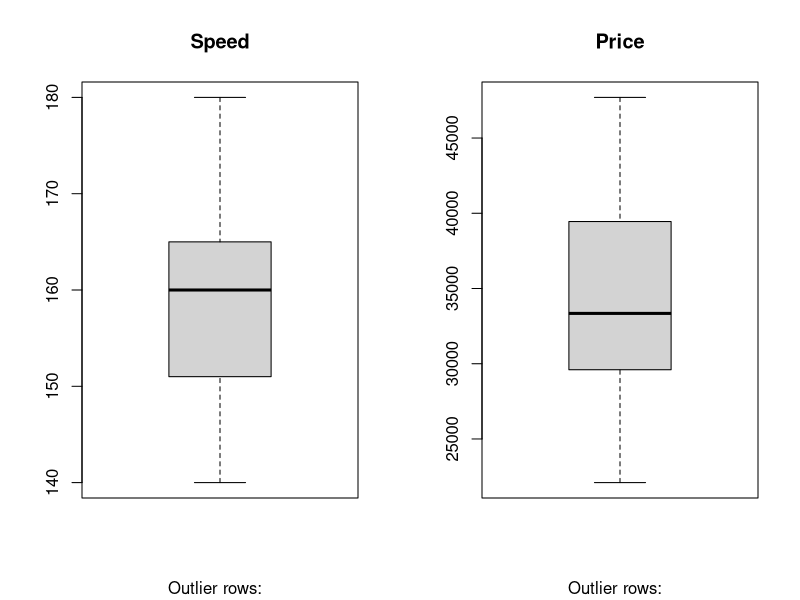
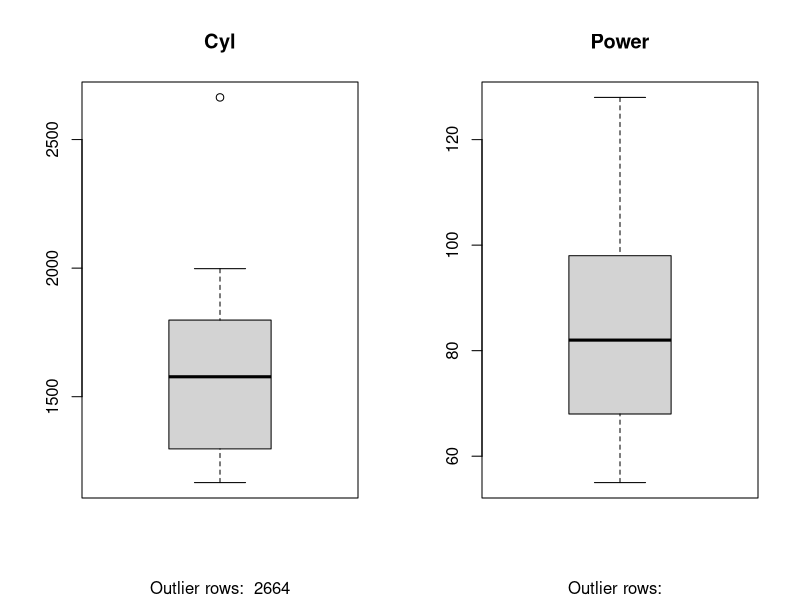
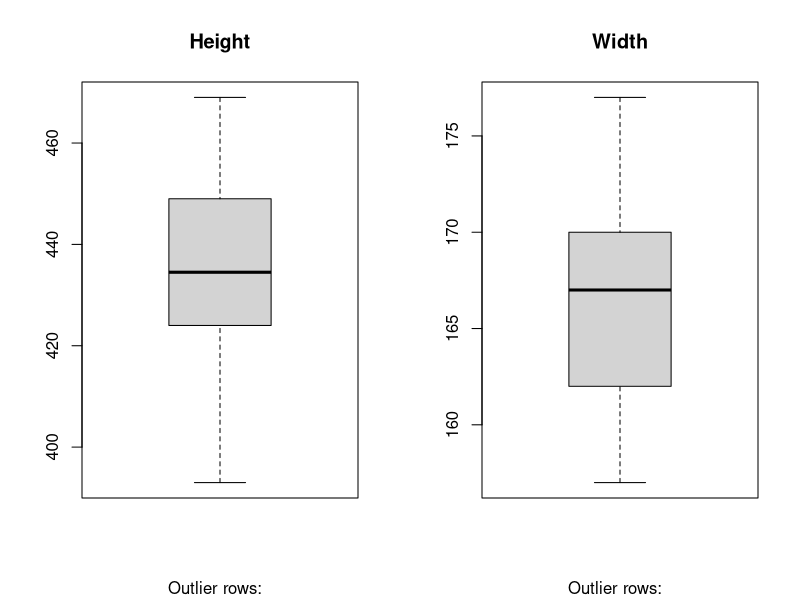
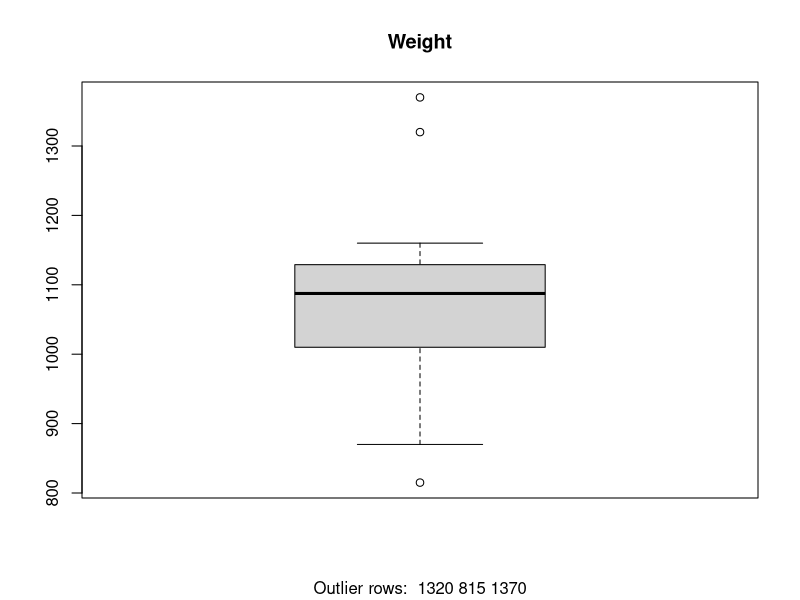
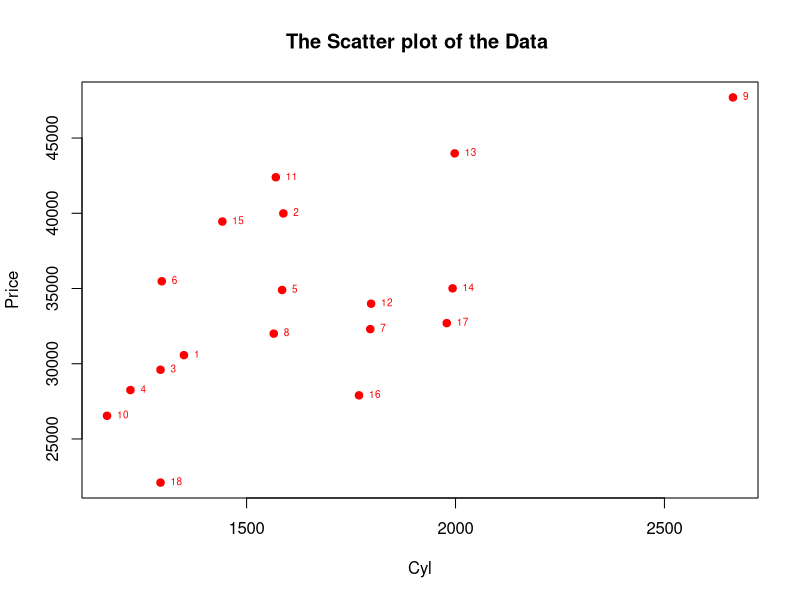
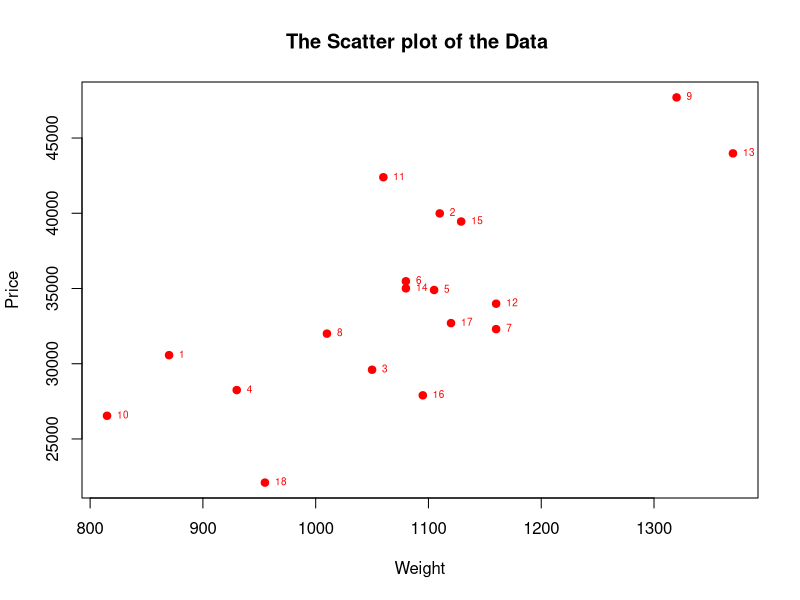
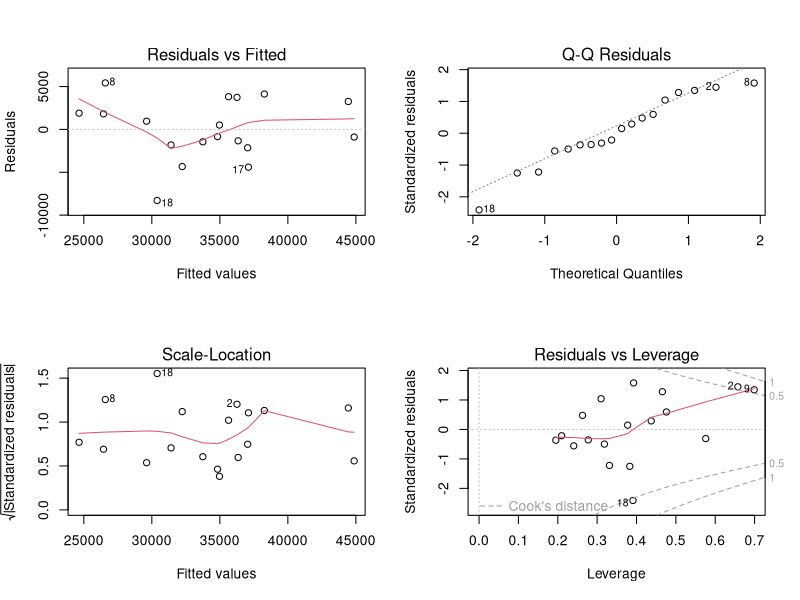
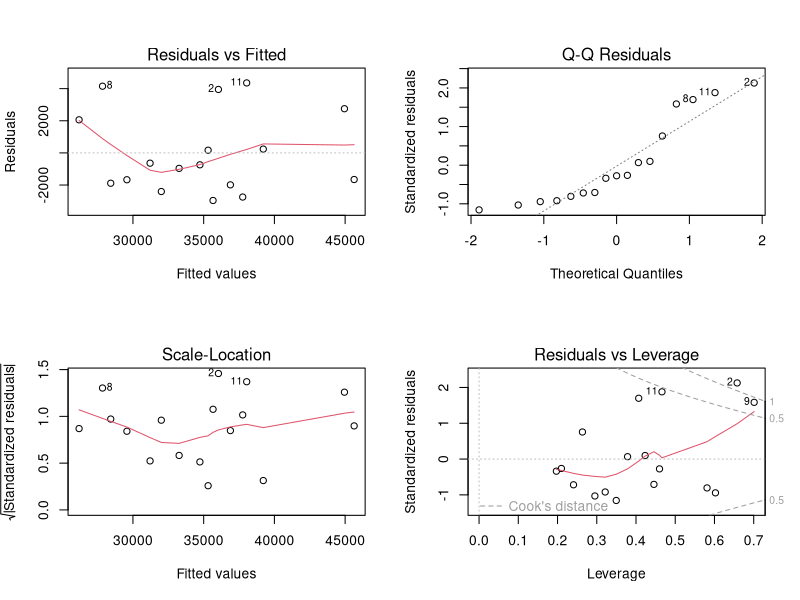

Write the R code that produced these figures, in order.
#--------------------------------------------------------------------------------------------------------------------
#					 Estimating the price of car 
# The goal here is to establish a mathematical equation for
# the price of a car as a function of "Cyl", "Power", "Height", "Width", "Weight" and "Speed"
# so you can use it to predict "price" 
# when only the proprieties above of the car is known.
# You will find the data in a file called "car_data.txt".
# We propose to study the relation between the price of a car and the following variables:
# cylinder, power, Height, width, weight and speed of 18 cars.
# You will find the data in a file called "car_data.txt".
#--------------------------------------------------------------------------------------------------------------------

# 1) Preparing the data
#------------------------------------------------------------------------------

# a) Choosing Working Directory
#------------------------------------------------------------------------------
# Define your directory : It's the place(file) where you can find your data.
# For example if your file "car_data.txt" is on your Desktop, then Desktop is your directory.
# In order ot choose your Directory, go to Toolbar: "Session" --> "Set Working Directory"-->"Choose Directory" 
# and select the desired file.


# b) Importation of the data "car_data.txt"
#------------------------------------------------------------------------------
# The extention of this data is ".txt" so the function used to read the data is "read.table".
# The parameters of this functions used here are two
# 1) The name of the data file which must be found in the directory your on. In this case "car_data.txt".
# 2) The parameter "header" to determine whether the first line of the table is the table's header or not.
#    In this case, "header =T" or "header=TRUE". 
getwd()
setwd("C:/Users/keven/Desktop/regression")

car = read.table("car_data.txt", header=T) 

# You can see now in the "Global Environment" on the left your data
# In order to see the table content, you can click on the data and a new tab will open.
# You can see that our sample has 18 observations and 9 variables.
# The variables that we are going to choose are, as mentioned, price and power.

# c) Getting to know your data
#------------------------------------------------------------------------------
# In order to see your variables you can use the function summary 

dim(car)
n=dim(car)[1]
p=dim(car)[2]
summary(car$Power)
summary(car)

# c) Plotting the data
#------------------------------------------------------------------------------
# We are using Price as the response variable and each variable as the regressors
# We can have an idea on how the price is explained by each variable and locate suspected outliers

# Box plot 
par(mfrow=c(1, 2))  # divide graph area in 2 columns
boxplot(car$Speed, main="Speed", sub=paste("Outlier rows: ", boxplot.stats(car$Speed)$out)) 
boxplot(car$Price, main="Price", sub=paste("Outlier rows: ", boxplot.stats(car$Price)$out))  
boxplot(car$Cyl, main="Cyl", sub=paste("Outlier rows: ", boxplot.stats(car$Cyl)$out))  
boxplot(car$Power, main="Power", sub=paste("Outlier rows: ", boxplot.stats(car$Power)$out))  
boxplot(car$Height, main="Height", sub=paste("Outlier rows: ", boxplot.stats(car$Height)$out))  
boxplot(car$Width, main="Width", sub=paste("Outlier rows: ", boxplot.stats(car$Width)$out))  
par(mfrow=c(1, 1))
boxplot(car$Weight, main="Weight", sub=paste("Outlier rows: ", boxplot.stats(car$Weight)$out[1],boxplot.stats(car$Weight)$out[2],boxplot.stats(car$Weight)$out[3]))  

# Scatter Plot 
plot(car$Cyl,car$Price,main='The Scatter plot of the Data ',xlab='Cyl',ylab='Price',col='red',pch=19)
text(car$Cyl,car$Price, row.names(car), cex=0.6, pos=4, col="red")

plot(car$Weight,car$Price,main='The Scatter plot of the Data ',xlab='Weight',ylab='Price',col='red',pch=19)
text(car$Weight,car$Price, row.names(car), cex=0.6, pos=4, col="red")


# e) Correlation Analysis
#------------------------------------------------------------------------------
car = car[,-c(1,8)]
cor(car) # calculate the correlation matrix 


#-------------------------------------------------------------------------------------
# 2)	Fitting the data
#-------------------------------------------------------------------------------------
# a) Building the model
#------------------------------------------------------------------------------
# The function used for building linear models is lm(), 
# it takes in two main arguments: Formula and Data. 
# The data is typically a data.frame object 
# and the formula is a object of class formula. 
# The most common convention is to write out the formula directly as written here.

linMod=lm(Price~Cyl + Power + Height + Width + Weight +Speed, car)

# b) Attributes
#------------------------------------------------------------------------------
# If you look in "Global Environment", you can see that "regression" is a list of 12.
# To see its attributes:

attributes(linMod) # Check out details in Help for function "lm".
#-------------------------------------------------------------------------------------
# 3)	Linear regression diagnostic:
#-------------------------------------------------------------------------------------

# a) Evaluating the model : Summary
#------------------------------------------------------------------------------

summary(linMod)

# capture model summary as an object

modelSummary <- summary(linMod) 

# b) Using the p-value to check for statistical significance.
#------------------------------------------------------------------------------

# c) Confidence Interval
#------------------------------------------------------------------------------
# Use the function confint where you should determine the regression ("regression") and the level.

confint(linMod, level=0.95)

# d) Rsquared of the model
#------------------------------------------------------------------------------
# Use Extract the R-squared found in summary
Rsquared=modelSummary$r.squared


#-------------------------------------------------------------------------------------
# 4)	Linear regression plots diagnostic:
#-------------------------------------------------------------------------------------

par(mfrow=c(2,2)) # If you would like to have the 4 plots on the same page
plot(linMod)


#-------------------------------------------------------------------------------
# 5)	Finding a more restrained model
#-------------------------------------------------------------------------------

# a) Removing the suspected outlier 
#-------------------------------------------------------------------------------
car1 = car[-18,]

# b) Fitting the new data
#-------------------------------------------------------------------------------
linMod1 = lm(Price~Cyl + Power + Height + Width + Weight +Speed, car1)
attributes(linMod1) # Check out details in Help for function "lm".

# c)	Linear regression diagnostic:
#-------------------------------------------------------------------------------------
summary(linMod1)
modelSummary1 <- summary(linMod1) 
confint(linMod1, level=0.95)
Rsquared=modelSummary1$r.squared

# c) Linear regression plots diagnostic:
#-------------------------------------------------------------------------------
par(mfrow=c(2,2))
plot(linMod1)

# d) Prevision interval
#-------------------------------------------------------------------------------
# Predict the price for a car with Cyl= 1300, Power= 83, Height= 401, Width= 160, Weight= 867, Speed=163
# And  its prevision interval

predict(linMod1,data.frame(Cyl= 1300, Power= 83, Height= 401, Width= 160, Weight= 867, Speed=163),interval="prediction",level=0.95)





